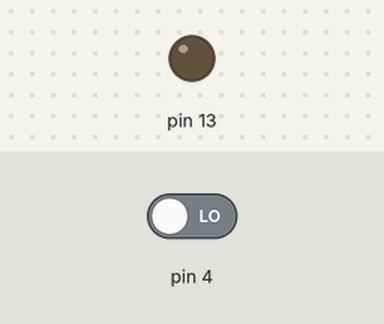
The sketch below on a simulated Arduino Uno, built with avr-gcc and run on an emulated ATmega328P. Parts: output pins drawn as LEDs (lit = HIGH). The test bench sets the inputs (shaded band); at power-on: pin 4 LOW.

Above: at 1.2 s.
1.3 s: pin 4 driven HIGH
At 2.5 s:
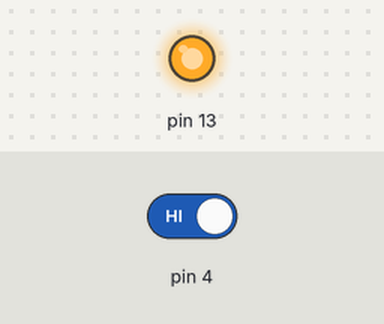
2.8 s: pin 4 driven LOW
At 3.7 s:
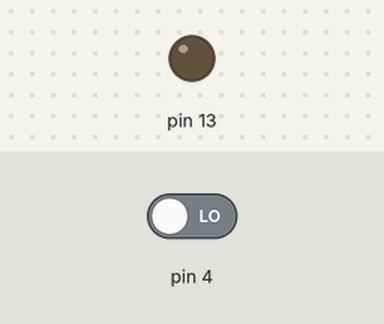
Timing chart, 0 to 5.8 s (numbered marks = the images above; inputs shaded):
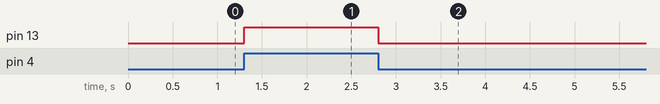

The sketch:

pushbutton.ino
```cpp
int btn = 0;
void setup()
{
  pinMode(13,OUTPUT);
  pinMode(4,INPUT);
}

void loop()
{
  btn = digitalRead(4);

  if (btn == HIGH)
  {
  digitalWrite(13,HIGH);
  }
  else
  {
  digitalWrite(13,LOW);
  }
}
```

Measured:
- after the input at 1.3 s, pin 13: LOW → HIGH at once
- after the input at 2.8 s, pin 13: HIGH → LOW at once
